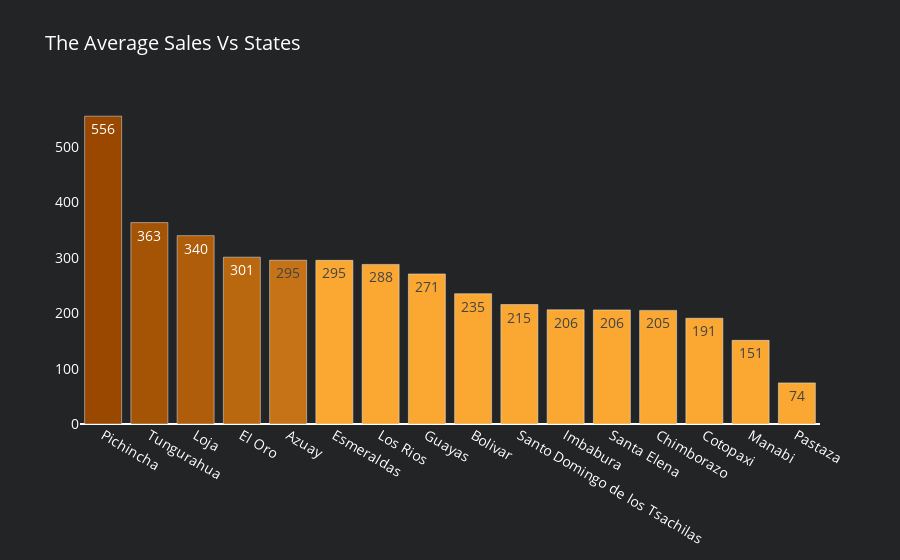

Notebook code for this chart:
### Markdown cell above
# The Average Sales Vs States¶

### Code cell
df_state_sa = df_train1.groupby('state').agg({"sales" : "mean"}).reset_index().sort_values(by='sales', ascending=False)
df_state_sa['color'] = colors['level10']
df_state_sa['color'][:1] = colors['level1']
df_state_sa['color'][1:2] = colors['level2']
df_state_sa['color'][2:3] = colors['level3']
df_state_sa['color'][3:4] = colors['level4']
df_state_sa['color'][4:5] = colors['level5']
df_state_sa
fig5 = go.Figure(data=[go.Bar(y=df_state_sa['sales'],
                             x=df_state_sa['state'], 
                             marker=dict(color= df_state_sa['color']),
                             name='State',
                             text=df_state_sa['sales'].astype(int),
                             textposition='auto',
                             hoverinfo='text',
                             hovertext=
                            '<b>State</b>:'+ df_state_sa['state'] +'<br>' +
                            '<b>Sales</b>:'+ df_state_sa['sales'].astype(int).astype(str) +'<br>' ,
                            # hovertemplate='Family: %{y}'+'<br>Sales: $%{x:.0f}'
                            )])
fig5.update_layout(title_text='The Average Sales Vs States',paper_bgcolor=colors['background'],plot_bgcolor=colors['background'],
                font=dict(
                size=14,
                color='white'))

fig5.update_yaxes(showgrid=False, categoryorder='total ascending')

### Figure 1 — Plotly figure (JSON) as saved in the notebook; plotly's stock layout.template omitted (floating-point values rounded to 4 significant figures)
{"data": [{"hoverinfo": "text", "hovertext": ["<b>State</b>:Pichincha<br><b>Sales</b>:556<br>", "<b>State</b>:Tungurahua<br><b>Sales</b>:363<br>", "<b>State</b>:Loja<br><b>Sales</b>:340<br>", "<b>State</b>:El Oro<br><b>Sales</b>:301<br>", "<b>State</b>:Azuay<br><b>Sales</b>:295<br>", "<b>State</b>:Esmeraldas<br><b>Sales</b>:295<br>", "<b>State</b>:Los Rios<br><b>Sales</b>:288<br>", "<b>State</b>:Guayas<br><b>Sales</b>:271<br>", "<b>State</b>:Bolivar<br><b>Sales</b>:235<br>", "<b>State</b>:Santo Domingo de los Tsachilas<br><b>Sales</b>:215<br>", "<b>State</b>:Imbabura<br><b>Sales</b>:206<br>", "<b>State</b>:Santa Elena<br><b>Sales</b>:206<br>", "<b>State</b>:Chimborazo<br><b>Sales</b>:205<br>", "<b>State</b>:Cotopaxi<br><b>Sales</b>:191<br>", "<b>State</b>:Manabi<br><b>Sales</b>:151<br>", "<b>State</b>:Pastaza<br><b>Sales</b>:74<br>"], "marker": {"color": ["#9a4800", "#a55305", "#af5d0b", "#ba6810", "#c57316", "#faa831", "#faa831", "#faa831", "#faa831", "#faa831", "#faa831", "#faa831", "#faa831", "#faa831", "#faa831", "#faa831"]}, "name": "State", "text": [556, 363, 340, 301, 295, 295, 288, 271, 235, 215, 206, 206, 205, 191, 151, 74], "textposition": "auto", "type": "bar", "x": ["Pichincha", "Tungurahua", "Loja", "El Oro", "Azuay", "Esmeraldas", "Los Rios", "Guayas", "Bolivar", "Santo Domingo de los Tsachilas", "Imbabura", "Santa Elena", "Chimborazo", "Cotopaxi", "Manabi", "Pastaza"], "y": [556.1, 363.8, 340.3, 301.4, 295.8, 295.6, 288.3, 271.1, 235.4, 215.8, 206.3, 206.1, 205.3, 191.0, 151.1, 74.28]}], "layout": {"font": {"color": "white", "size": 14}, "paper_bgcolor": "#232425", "plot_bgcolor": "#232425", "title": {"text": "The Average Sales Vs States"}, "yaxis": {"categoryorder": "total ascending", "showgrid": false}}}
